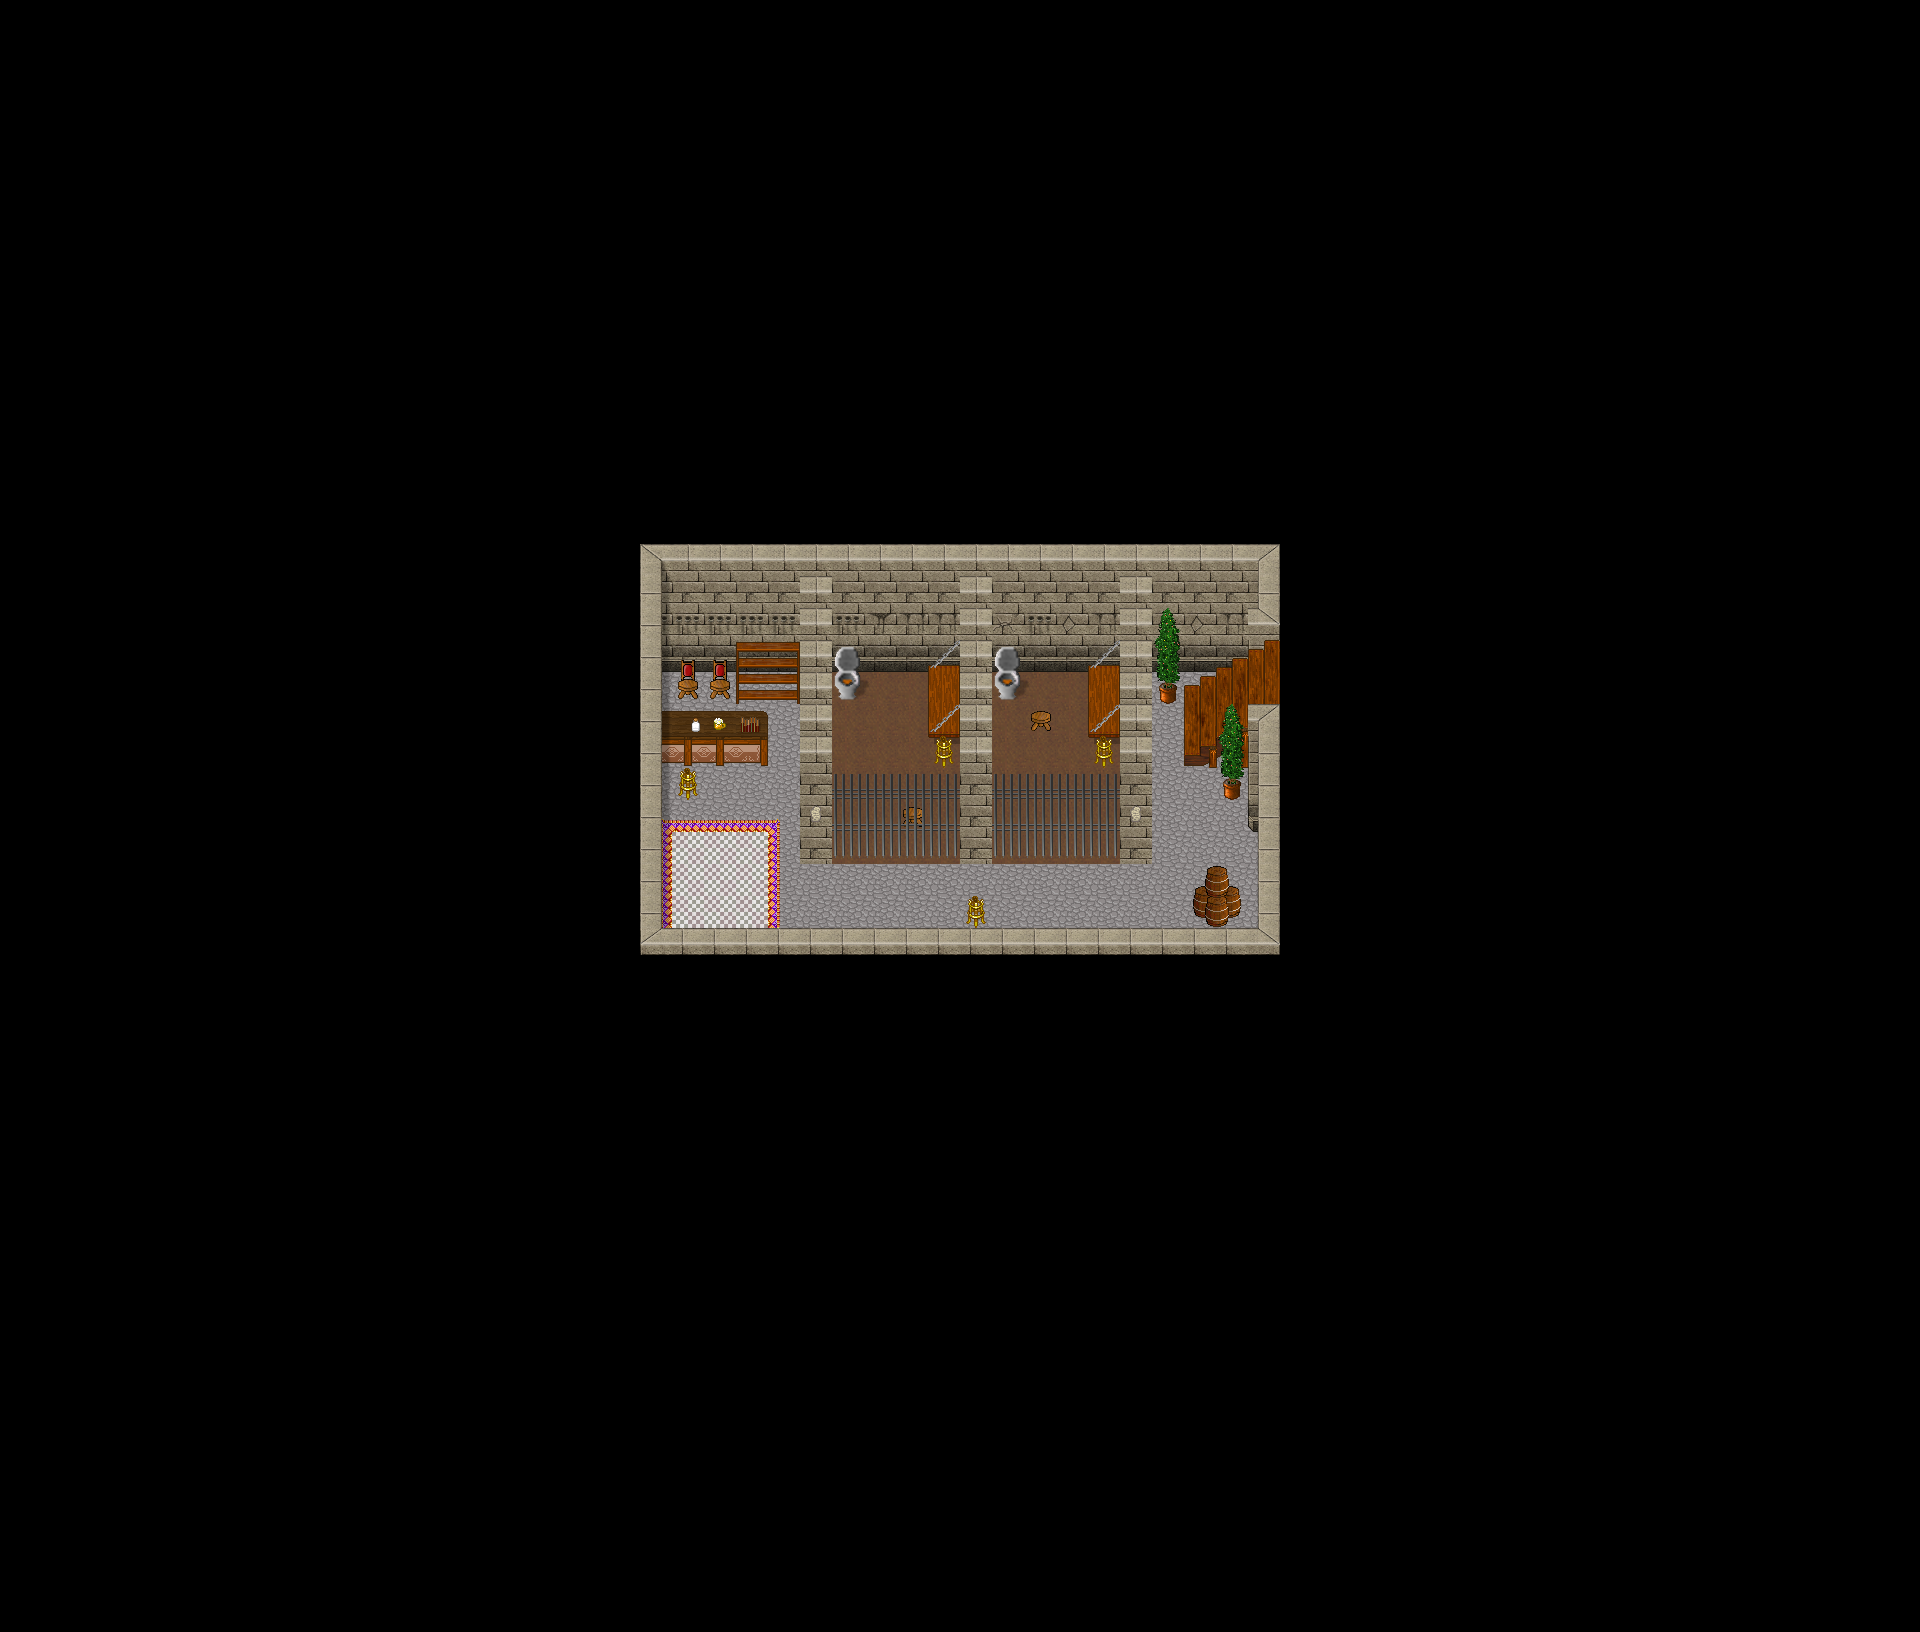

A level layout from a 2D game, rendered from its tile map. Below: a short description, then the map file with tile-grid data replaced by summaries:
An orthogonal 60x51 tile map with 32x32 px tiles, 4 tile layers (Ground, Ground 2, Fringe, Top), 2 hidden layers not drawn, 7 tilesets and 1 object (warp).

<map version="1.4" tiledversion="1.4.1" orientation="orthogonal" renderorder="right-down" width="60" height="51" tilewidth="32" tileheight="32" infinite="0" nextlayerid="8" nextobjectid="2">
 <properties>
  <property name="background0image" value="graphics/images/spit23loginwallpaper_800x600.png" />
  <property name="minimap" value="graphics/minimaps/jail.png" />
  <property name="music" value="3b5.ogg" />
  <property name="name" value="Jesusalva's Jail" />
  <property name="overlay0image" value="graphics/images/ambient/spotlight.png" />
 </properties>
 <tileset firstgid="1" name="collision" tilewidth="32" tileheight="32" tilecount="9" columns="3">
  <image source="../graphics/tilesets/collision.png" width="96" height="96" />
 </tileset>
 <tileset firstgid="10" name="blockWalls" tilewidth="32" tileheight="32" tilecount="256" columns="16">
  <image source="../graphics/tilesets/blockWalls.png" width="512" height="512" />
 </tileset>
 <tileset firstgid="266" name="cave" tilewidth="32" tileheight="32" tilecount="128" columns="16">
  <image source="../graphics/tilesets/cave.png" width="512" height="256" />
 </tileset>
 <tileset firstgid="394" name="Inn" tilewidth="32" tileheight="32" tilecount="256" columns="16">
  <image source="../graphics/tilesets/inn.png" width="512" height="512" />
 </tileset>
 <tileset firstgid="650" name="numeros x32" tilewidth="32" tileheight="32" tilecount="16" columns="16">
  <image source="../graphics/tilesets/level-number.png" width="512" height="32" />
 </tileset>
 <tileset firstgid="666" name="Grade" tilewidth="32" tileheight="96" tilecount="3" columns="3">
  <image source="../graphics/tilesets/grade_x3.png" width="96" height="96" />
 </tileset>
 <tileset firstgid="669" name="Indoor Fringe" tilewidth="32" tileheight="32" tilecount="256" columns="16">
  <image source="../graphics/tilesets/ship-indoor-fringe.png" width="512" height="512" />
 </tileset>
 <layer id="1" name="Ground" width="60" height="51">
  <data>[3060 cells, 3060 non-empty, 14 distinct tile ids]</data>
 </layer>
 <layer id="2" name="Ground 2" width="60" height="51">
  <data>[3060 cells, 37 non-empty, 13 distinct tile ids]</data>
 </layer>
 <layer id="3" name="Fringe" width="60" height="51">
  <data>[3060 cells, 142 non-empty, 39 distinct tile ids]</data>
 </layer>
 <layer id="4" name="Top" width="60" height="51">
  <data>[3060 cells, 67 non-empty, 15 distinct tile ids]</data>
 </layer>
 <layer id="5" name="Heights" width="60" height="51" visible="0" locked="1">
  <data>[3060 cells, 7 non-empty, 1 distinct tile ids]</data>
 </layer>
 <layer id="6" name="Collision" width="60" height="51" visible="0" opacity="0.65">
  <data>[3060 cells, 3022 non-empty, 1 distinct tile ids]</data>
 </layer>
 <objectgroup color="#0055ff" id="7" name="Objects">
  <object id="1" name="Freedom!" type="warp" x="1248" y="640" width="32" height="64">
   <properties>
    <property name="dest_map" value="000-0" />
    <property name="dest_x" value="0" />
    <property name="dest_y" value="0" />
    <property name="npc_id" value="SCRIPT" />
   </properties>
  </object>
 </objectgroup>
</map>
